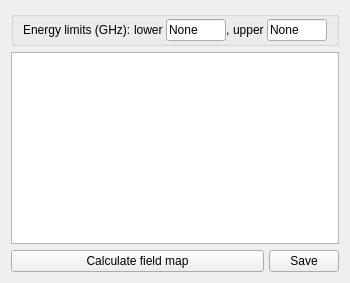
       <widget class="QWidget" name="tab_field2">
        <attribute name="title">
         <string>Field map of atom 2</string>
        </attribute>
        <layout class="QVBoxLayout" name="verticalLayout_11" stretch="0,1,0">
         <item>
          <widget class="QGroupBox" name="horizontalGroupBox_2">
           <property name="sizePolicy">
            <sizepolicy hsizetype="Preferred" vsizetype="Preferred">
             <horstretch>0</horstretch>
             <verstretch>0</verstretch>
            </sizepolicy>
           </property>
           <layout class="QHBoxLayout" name="horizontalLayout_16" stretch="0,0,0,0,1">
            <property name="spacing">
             <number>0</number>
            </property>
            <property name="topMargin">
             <number>2</number>
            </property>
            <property name="bottomMargin">
             <number>2</number>
            </property>
            <item>
             <widget class="QLabel" name="label_17">
              <property name="text">
               <string>Energy limits (GHz): </string>
              </property>
             </widget>
            </item>
            <item>
             <layout class="QFormLayout" name="formLayout_13">
              <property name="sizeConstraint">
               <enum>QLayout::SetMinimumSize</enum>
              </property>
              <property name="fieldGrowthPolicy">
               <enum>QFormLayout::ExpandingFieldsGrow</enum>
              </property>
              <property name="labelAlignment">
               <set>Qt::AlignLeading|Qt::AlignLeft|Qt::AlignVCenter</set>
              </property>
              <property name="formAlignment">
               <set>Qt::AlignLeading|Qt::AlignLeft|Qt::AlignTop</set>
              </property>
              <property name="horizontalSpacing">
               <number>0</number>
              </property>
              <property name="verticalSpacing">
               <number>0</number>
              </property>
              <item row="1" column="0">
               <widget class="QLabel" name="label_28">
                <property name="text">
                 <string>lower </string>
                </property>
                <property name="textFormat">
                 <enum>Qt::AutoText</enum>
                </property>
               </widget>
              </item>
              <item row="1" column="1">
               <widget class="QLineEdit" name="lineedit_field2_minE">
                <property name="sizePolicy">
                 <sizepolicy hsizetype="Expanding" vsizetype="Fixed">
                  <horstretch>0</horstretch>
                  <verstretch>0</verstretch>
                 </sizepolicy>
                </property>
                <property name="minimumSize">
                 <size>
                  <width>0</width>
                  <height>0</height>
                 </size>
                </property>
                <property name="maximumSize">
                 <size>
                  <width>60</width>
                  <height>16777215</height>
                 </size>
                </property>
                <property name="text">
                 <string>None</string>
                </property>
               </widget>
              </item>
             </layout>
            </item>
            <item>
             <widget class="QLabel" name="label_29">
              <property name="text">
               <string>, </string>
              </property>
             </widget>
            </item>
            <item>
             <layout class="QFormLayout" name="formLayout_14">
              <property name="sizeConstraint">
               <enum>QLayout::SetMinimumSize</enum>
              </property>
              <property name="fieldGrowthPolicy">
               <enum>QFormLayout::ExpandingFieldsGrow</enum>
              </property>
              <property name="labelAlignment">
               <set>Qt::AlignLeading|Qt::AlignLeft|Qt::AlignVCenter</set>
              </property>
              <property name="formAlignment">
               <set>Qt::AlignLeading|Qt::AlignLeft|Qt::AlignTop</set>
              </property>
              <property name="horizontalSpacing">
               <number>0</number>
              </property>
              <property name="verticalSpacing">
               <number>0</number>
              </property>
              <item row="1" column="0">
               <widget class="QLabel" name="label_30">
                <property name="text">
                 <string>upper </string>
                </property>
                <property name="textFormat">
                 <enum>Qt::AutoText</enum>
                </property>
               </widget>
              </item>
              <item row="1" column="1">
               <widget class="QLineEdit" name="lineedit_field2_maxE">
                <property name="sizePolicy">
                 <sizepolicy hsizetype="Expanding" vsizetype="Fixed">
                  <horstretch>0</horstretch>
                  <verstretch>0</verstretch>
                 </sizepolicy>
                </property>
                <property name="minimumSize">
                 <size>
                  <width>0</width>
                  <height>0</height>
                 </size>
                </property>
                <property name="maximumSize">
                 <size>
                  <width>60</width>
                  <height>16777215</height>
                 </size>
                </property>
                <property name="text">
                 <string>None</string>
                </property>
               </widget>
              </item>
             </layout>
            </item>
            <item>
             <spacer name="horizontalSpacer_2">
              <property name="orientation">
               <enum>Qt::Horizontal</enum>
              </property>
              <property name="sizeType">
               <enum>QSizePolicy::Expanding</enum>
              </property>
              <property name="sizeHint" stdset="0">
               <size>
                <width>0</width>
                <height>20</height>
               </size>
              </property>
             </spacer>
            </item>
           </layout>
          </widget>
         </item>
         <item>
          <widget class="PlotWidget" name="graphicsview_field2_plot"/>
         </item>
         <item>
          <layout class="QHBoxLayout" name="horizontalLayout_8">
           <property name="spacing">
            <number>0</number>
           </property>
           <item>
            <widget class="QPushButton" name="pushbutton_field2_calc">
             <property name="sizePolicy">
              <sizepolicy hsizetype="Minimum" vsizetype="Fixed">
               <horstretch>4</horstretch>
               <verstretch>0</verstretch>
              </sizepolicy>
             </property>
             <property name="text">
              <string>Calculate field map</string>
             </property>
            </widget>
           </item>
           <item>
            <spacer name="horizontalSpacer_6">
             <property name="orientation">
              <enum>Qt::Horizontal</enum>
             </property>
             <property name="sizeHint" stdset="0">
              <size>
               <width>5</width>
               <height>20</height>
              </size>
             </property>
            </spacer>
           </item>
           <item>
            <widget class="QPushButton" name="pushbutton_field2_save">
             <property name="sizePolicy">
              <sizepolicy hsizetype="Minimum" vsizetype="Fixed">
               <horstretch>1</horstretch>
               <verstretch>0</verstretch>
              </sizepolicy>
             </property>
             <property name="maximumSize">
              <size>
               <width>70</width>
               <height>16777215</height>
              </size>
             </property>
             <property name="text">
              <string>Save</string>
             </property>
            </widget>
           </item>
          </layout>
         </item>
        </layout>
       </widget>
